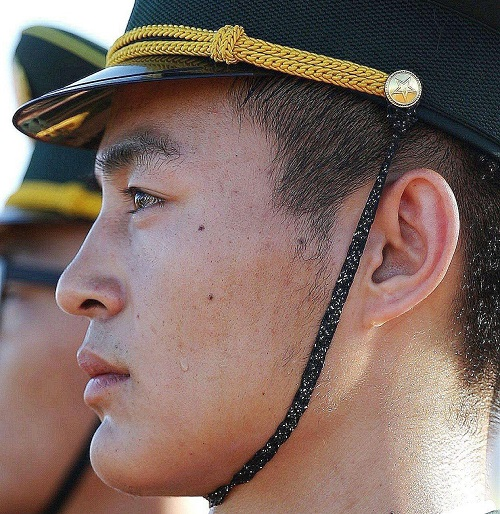
#> input picture soldier.jpg, 500 x 514 px, found by its file name
$ python tutorial_6.py
#> lines starting #> are read from the running program, lines starting #| are printed output that depends on the picture
#> further down, img is the input picture: shape (514, 500, 3); mean B, G, R 99, 106.5, 127.5
import cv2 as cv
import numpy as np

#均值模糊：去随机噪声
def blur_mean_demo(img):
     dst=cv.blur(img,(1,5))
     cv.imshow("blur_demo",dst)

#均值模糊：去椒盐噪声
def blue_median_demo(img):
    dst=cv.medianBlur(img,5)
    cv.imshow("median_blur_demo",dst)


#自定义模糊：
def custom_blur_demo(img):
    #kernel=np.ones([5,5],np.float32)/25 #自定义5*5的均值模糊
    kernel=np.array([[0,-1,0],[-1,5,-1],[0,-1,0]],np.float32)/9  #锐化算子
    dst=cv.filter2D(img,-1,kernel=kernel)
    cv.imshow("custom_blur_demo",dst)

#截断范围
def clamp(pv):
    if pv>255:
        return 255
    if pv<0:
        return 0
    return pv

#加高斯噪声
def gaussian_noise(img):
    h,w,c=img.shape
#> h = 514; w = 500; c = 3
    for row in range(h):
        for col in range(w):
            s=np.random.normal(0,20,3)
            b=img[row,col,0] #blue
            g=img[row,col,1] #green
            r=img[row,col,2] #red
            img[row,col,0]=clamp(b+s[0])
            img[row,col,1]=clamp(g+s[1])
            img[row,col,2]=clamp(r+s[2])
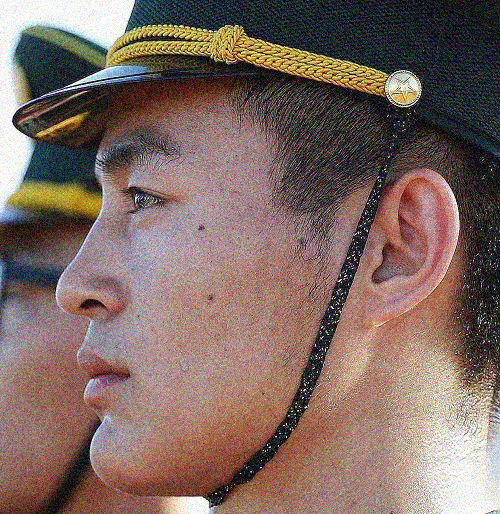
#> img: shape (514, 500, 3); mean B, G, R 98.6, 106.1, 127
    cv.imshow("noise img",img)
    cv.imwrite("E:/Python_Code/VSC_Python/soldier2.png",img)

#双边模糊（滤波）
def bi_fliter_demo(img):
    dst=cv.bilateralFilter(img,0,100,15)
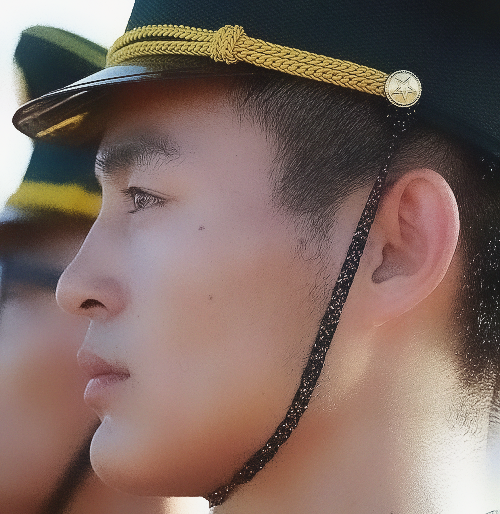
#> dst: shape (514, 500, 3); mean B, G, R 98.3, 105.8, 126.9
    cv.imshow("bi_filiter_demo1",dst)
    dst2=cv.pyrMeanShiftFiltering(img,10,50)
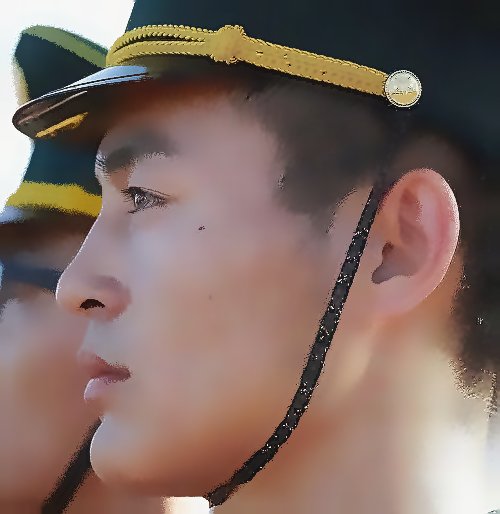
#> dst2: shape (514, 500, 3); mean B, G, R 98.6, 106.2, 127.3
    cv.imshow("bi_filiter_demo2",dst2)

img=cv.imread("E:/Python_Code/VSC_Python/soldier.jpg")
cv.namedWindow("input image",cv.WINDOW_AUTOSIZE)
cv.imshow("input image",img)
#blur_mean_demo(img)
#blue_median_demo(img)
#custom_blur_demo(img)
gaussian_noise(img)

#dst=cv.GaussianBlur(img,(5,5),0)  #高斯平滑滤波器 降低(高斯)噪
#cv.imshow("Gaussian_filter_img",dst)
bi_fliter_demo(img)
cv.waitKey(0)
cv.destroyAllWindows()
